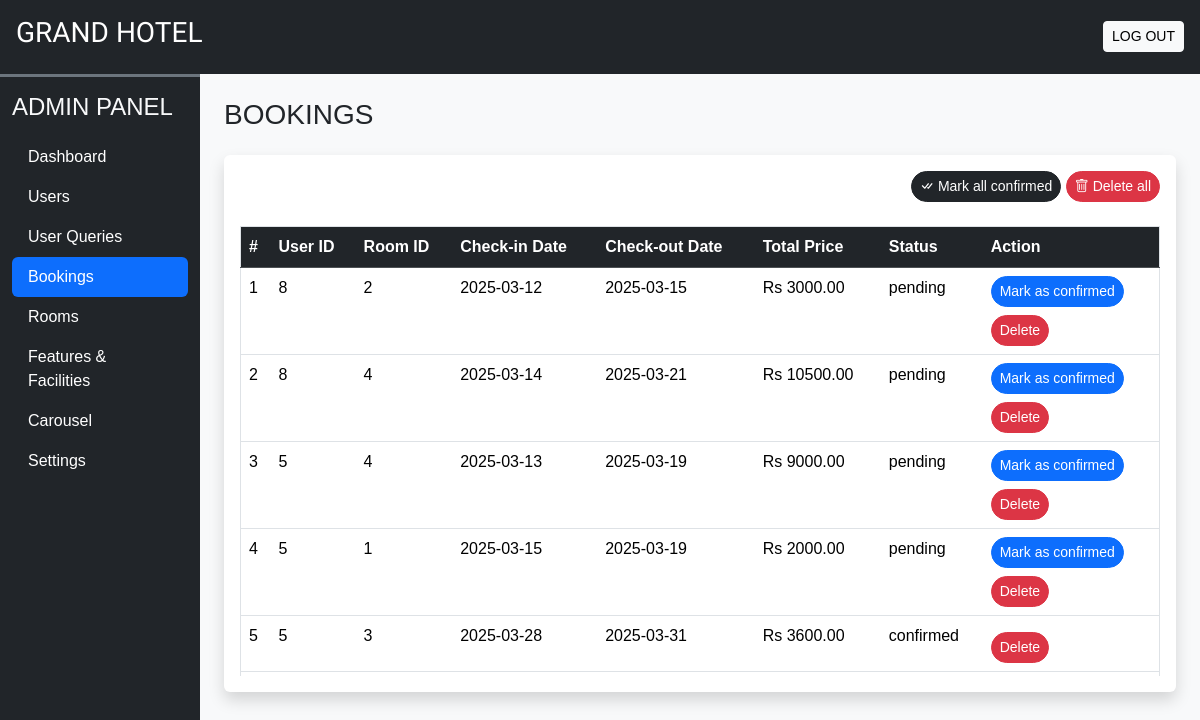
Page /admin/bookings.php (signed in) on the committed database.
### tables this page shows
CREATE TABLE `bookings` (
  `id` int(11) NOT NULL,
  `user_id` int(11) NOT NULL,
  `room_id` int(11) NOT NULL,
  `check_in_date` date NOT NULL,
  `check_out_date` date NOT NULL,
  `total_price` decimal(10,2) NOT NULL,
  `status` enum('pending','confirmed','cancelled') DEFAULT 'pending',
  `created_at` timestamp NOT NULL DEFAULT current_timestamp(),
  `updated_at` timestamp NOT NULL DEFAULT current_timestamp() ON UPDATE current_timestamp()
);

### admin/bookings.php (the view, shortened to what this page needs)
<!DOCTYPE html>
<html lang="en">
<head>
    <?php require('inc/links.php'); ?>
</head>
<body class="bg-light">
    <?php require('inc/header.php'); ?>
    <div class="container-fluid" id="main-content">
        <div class="row">
            <div class="col-lg-10 ms-auto p-4 overflow-hidden">
                <h3 class="mb-4">BOOKINGS</h3>
                <div class="card border-0 shadow mb-4">
                    <div class="card-body">
                        <div class="text-end mb-4">
                            <a href="?status=all" class="btn btn-dark rounded-pill shadow-none btn-sm"><i class="bi bi-check-all"></i> Mark all confirmed</a>
                            <a href="?del=all" class="btn btn-danger rounded-pill shadow-none btn-sm"><i class="bi bi-trash"></i> Delete all</a>
                        </div>
                        <div class="table-responsive-md" style="height: 450px; overflow-y: scroll;">
                            <table class="table table-hover border">
                                <thead class="sticky-top">
                                    <tr class="table-dark text-light">
                                        <th scope="col">#</th>
                                        <th scope="col">User ID</th>
                                        <th scope="col">Room ID</th>
                                        <th scope="col">Check-in Date</th>
                                        <th scope="col">Check-out Date</th>
                                        <th scope="col">Total Price</th>
                                        <th scope="col">Status</th>
                                        <th scope="col">Action</th>
                                    </tr>
                                </thead>
                                <tbody>
                                    <?php
                                        $q = "SELECT * FROM `bookings` ORDER BY `id` DESC";
                                        $data = mysqli_query($con, $q);
                                        $i = 1;
                                        while($row = mysqli_fetch_assoc($data)){
                                            $status = '';
                                            if($row['status'] != 'confirmed'){
                                                $status = "<a href='?status=$row[id]' class='btn btn-sm rounded-pill btn-primary'>Mark as confirmed</a> <br>";
                                            }
                                            $status .= "<a href='?del=$row[id]' class='btn btn-sm rounded-pill btn-danger mt-2'>Delete</a>";
                                            echo <<<booking
                                                <tr>
                                                    <td>$i</td>
                                                    <td>$row[user_id]</td>
                                                    <td>$row[room_id]</td>
                                                    <td>$row[check_in_date]</td>
                                                    <td>$row[check_out_date]</td>
                                                    <td>Rs $row[total_price]</td>
                                                    <td>$row[status]</td>
                                                    <td>$status</td>
                                                </tr>
                                            booking;
                                            $i++;
                                        }
                                    ?>
                                </tbody>
                            </table>
                        </div>
                    </div>
                </div>
            </div>
        </div>
    </div>
</body>
</html>

### admin/css/common.css (style rules this page uses)
:root { --teal: #2ec1ac; --teal_hover: #279e8c; }
* { font-family: 'Poppins', sans-serif; }

### rows in the picture
bookings: user "8", room "2", check_in_date "2025-03-12", check_out_date "2025-03-15", total_price "3000.00", status "pending"
bookings: user "8", room "4", check_in_date "2025-03-14", check_out_date "2025-03-21", total_price "10500.00", status "pending"
bookings: user "5", room "4", check_in_date "2025-03-13", check_out_date "2025-03-19", total_price "9000.00", status "pending"
bookings: user "5", room "1", check_in_date "2025-03-15", check_out_date "2025-03-19", total_price "2000.00", status "pending"
bookings: user "5", room "3", check_in_date "2025-03-28", check_out_date "2025-03-31", total_price "3600.00", status "confirmed"
